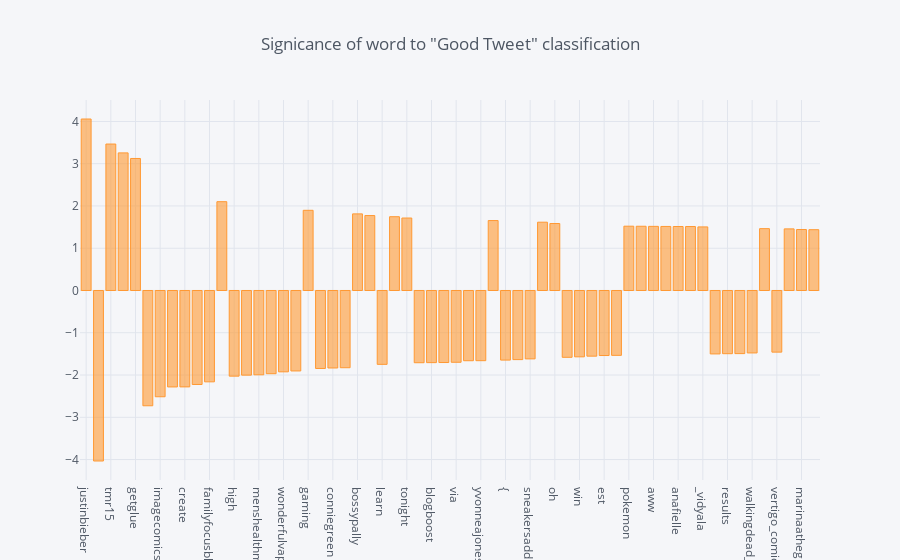

Here is the notebook cell this chart was saved with:
### Code cell
feature_weights.set_index('word').weight.head(60).iplot(kind = 'bar', title = 'Signicance of word to "Good Tweet" classification', hline=(0,0))

### Figure 1 — Plotly figure (JSON) as saved in the notebook; plotly's stock layout.template omitted (floating-point values rounded to 4 significant figures)
{"data": [{"marker": {"color": "rgba(255, 153, 51, 0.6)", "line": {"color": "rgba(255, 153, 51, 1.0)", "width": 1}}, "name": "weight", "orientation": "v", "text": "", "type": "bar", "x": ["justinbieber", "-", "tmr15", "jasyla_", "getglue", "giveaway", "imagecomics", "high_times_mag", "create", "http", "familyfocusblog", "gypsylullaby7", "high", "vrzone", "menshealthmag", "em", "wonderfulvap", "quote", "gaming", "ao", "conniegreen", "http…", "bossypally", "muhreeuh24", "learn", "teaser", "tonight", "com", "blogboost", "$", "via", "biz", "yvonneajones", "w/", "{", "10", "sneakersaddict", "cancer", "oh", "playboy", "win", "customers", "est", "local", "pokemon", "thanks", "aww", "amp", "anafielle", "bed", "_vidyala", "um", "results", "increase", "walkingdead_amc", "blogging", "vertigo_comics", "acnl", "marinaathegreat", "cute"], "y": [4.058, -4.034, 3.465, 3.256, 3.124, -2.728, -2.514, -2.282, -2.281, -2.224, -2.161, 2.101, -2.027, -2.003, -1.995, -1.969, -1.925, -1.904, 1.897, -1.845, -1.834, -1.827, 1.812, 1.773, -1.747, 1.746, 1.714, -1.709, -1.707, -1.705, -1.698, -1.662, -1.661, 1.655, -1.646, -1.635, -1.618, 1.616, 1.585, -1.581, -1.57, -1.554, -1.539, -1.535, 1.521, 1.52, 1.517, 1.515, 1.514, 1.513, 1.504, -1.501, -1.495, -1.494, -1.478, 1.463, -1.459, 1.458, 1.443, 1.439]}], "layout": {"autosize": true, "legend": {"bgcolor": "#F5F6F9", "font": {"color": "#4D5663"}}, "paper_bgcolor": "#F5F6F9", "plot_bgcolor": "#F5F6F9", "shapes": [{"line": {"color": "#db4052", "dash": "solid", "width": 1}, "type": "line", "x0": 0, "x1": 1, "xref": "paper", "y0": [0, 0], "y1": [0, 0], "yref": "y"}], "title": {"font": {"color": "#4D5663"}, "text": "Signicance of word to \"Good Tweet\" classification"}, "xaxis": {"autorange": true, "gridcolor": "#E1E5ED", "range": [-0.5, 59.5], "showgrid": true, "tickfont": {"color": "#4D5663"}, "title": {"font": {"color": "#4D5663"}, "text": ""}, "type": "category", "zerolinecolor": "#E1E5ED"}, "yaxis": {"autorange": true, "gridcolor": "#E1E5ED", "range": [-4.484, 4.507], "showgrid": true, "tickfont": {"color": "#4D5663"}, "title": {"font": {"color": "#4D5663"}, "text": ""}, "type": "linear", "zerolinecolor": "#E1E5ED"}}}
